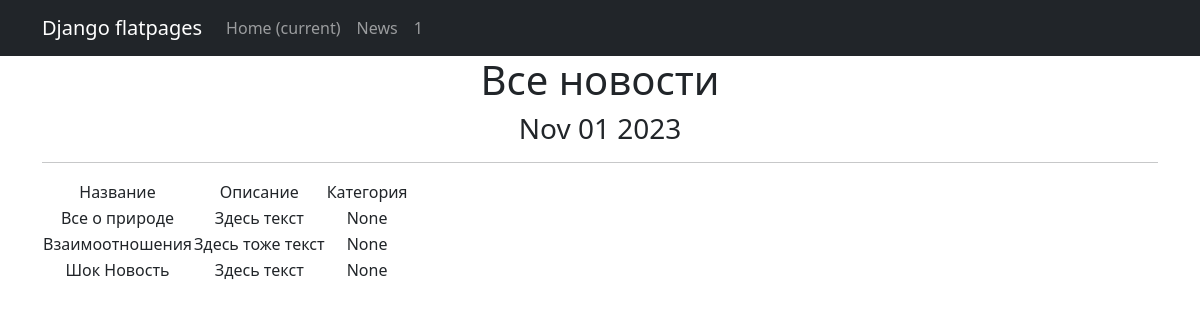
Page /news/ on the committed database.
### news/models.py (models this page shows, shortened)
class Post(models.Model):
    author = models.ForeignKey(Author, on_delete=models.CASCADE)
    ARTICLE = 'AR'
    NEWS = 'NE'
    POST_TYPE_CHOICES= [
        (ARTICLE, 'Статья'),
        (NEWS, 'Новость'),
    ]
    post_type = models.CharField(max_length=2, choices=POST_TYPE_CHOICES, default=ARTICLE,)
    created_at = models.DateTimeField(auto_now_add=True)
    category = models.ManyToManyField(Category, through= 'PostCategory')
    title = models.CharField(max_length=200)
    text = models.TextField()
    rating = models.IntegerField(default=0)

### news/views.py (the view)
# urls.py: path('', PostList.as_view()),
class PostList(ListView):
    model = Post
    template_name = 'news_page.html'
    context_object_name = 'news'
    def get_context_data(self, **kwargs):
        context = super().get_context_data(**kwargs)
        context['time_now'] = datetime.utcnow()
        context['next_sale'] = None
        return context

### templates/news_page.html (shortened to what this page needs)
{% extends 'flatpages/default.html' %}
{% load custom_filters %}
{% load custom_tags %}
{% block content %}
    <h1>Все новости</h1>
    <h3>{{ time_now|date:'M d Y' }}</h3>
    <hr>
   {% if news %}
       <table>
           <tr>
               <td>Название</td>
               <td>Описание</td>
               <td>Категория</td>
           </tr>
           {% for news in news %}
           <tr>
               <td>{{news.title}}</td>
               <td>{{news.text|truncatechars:20}}</td>
               <td>{{news.category.name}}</td>
           </tr>
           {% endfor %}
       </table>
   {% else %}
       <h2>Новостей нет</h2>
   {% endif %}
{% endblock content %}

### templates/flatpages/default.html (shortened to what this page needs)
<!DOCTYPE html>
{% load static %}
<html lang="en">
    <head>
        <link href="{% static 'css/styles.css' %}" rel="stylesheet" />
    </head>
    <body>
        <nav class="navbar navbar-expand-lg navbar-dark bg-dark static-top">
           <div class="container">
               <a class="navbar-brand" href="#">Django flatpages</a>
               <div class="collapse navbar-collapse" id="navbarResponsive">
                   <ul class="navbar-nav ml-auto">
                       <li class="nav-item active">
                           <a class="nav-link" href="#">Home
                               <span class="sr-only">(current)</span>
                           </a>
                       </li>
                       <li class="nav-item">
                           <a class="nav-link" href="/news/">News</a>
                       </li>
                       <li class="nav-item">
                           <a class="nav-link" href="/Contacts/">1</a>
                       </li>
                   </ul>
               </div>
           </div>
        </nav>
      <div class="container">
           <div class="row">
               <div class="col-lg-12 text-center">
                   {% block content %}{% endblock content %}
               </div>
           </div>
        </div>
    </body>
</html>

### rows in the picture
Post: title "Все о природе", text "Здесь текст", category.name "None"
Post: title "Взаимоотношения", text "Здесь тоже текст", category.name "None"
Post: title "Шок Новость", text "Здесь текст", category.name "None"

### other values in the picture
{{ time_now|date:'M d Y' }} "Nov 01 2023"
